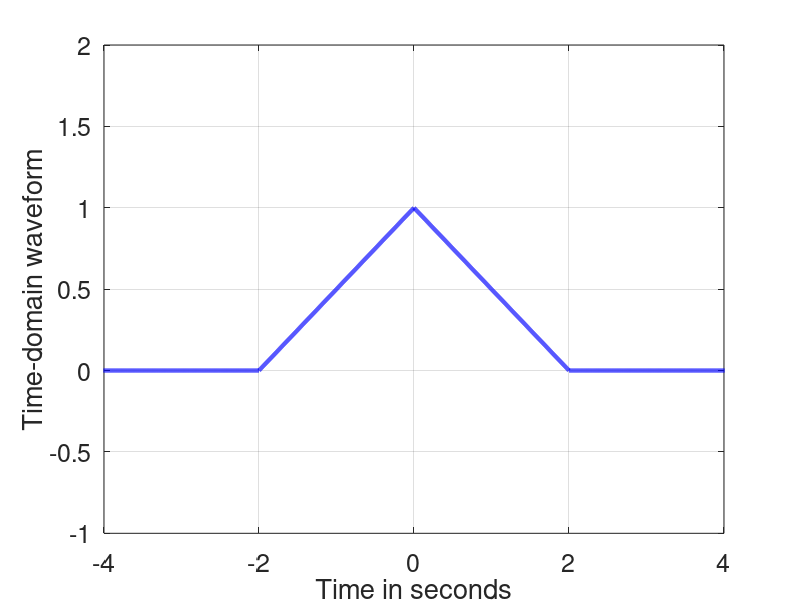

Source code (MATLAB): (Note: this script raises an error after producing the figure.)
clear; close all;
% This script computes the Fourier transform

%% Generate a triangular function of duration T

% Amplitude
A = 1;
% Duration in seconds
T = 2;
% Sampling time in seconds
Ts = 0.001;
% Time duration
durT = 10;

%% Generate time-domain waveform
% Time instants
time_samples = -durT:Ts:durT;
% Generate the triangular function
g = zeros(length(time_samples),1);

for ii = 1:length(time_samples)
    
    if -T <= time_samples(ii) && time_samples(ii) <= 0
        
        g(ii) = A + A/T*time_samples(ii);
        
    elseif 0 < time_samples(ii) && time_samples(ii) <= T
        
        g(ii) = A - A/T*time_samples(ii);
        
    end
    
end

figure(1); hold on; box; grid on;
plot(time_samples,g,'-b','LineWidth',3)
xlabel('Time in seconds')
ylabel('Time-domain waveform')
set(gca,'fontsize',18);
ylim([-1 2])
xlim([-4 4])

%% Compute Fourier Transform

% Sampling frequency in Hz
deltaf = 0.01;
% Frequency interval in Hz
durF = 10;

% Fourier Transform (Simulated)
[G, frequency_samples] = function_Fourier_Transform(g, time_samples, Ts, deltaf, durF);

% Fourier Transform (Exact for a triangular function)
G_theo = A*T*sinc_normalized(frequency_samples*T).^2;

% Plot of the absolute valued of Fourier transform
figure(2); hold on; box; grid on;
plot(frequency_samples, abs(G),'-b','LineWidth',3)
plot(frequency_samples, abs(G_theo),'--r','LineWidth',2)
legend('Numerical','Analytical')
xlabel('Frequency in Hz')
ylabel('Amplitude of Fourier transform')
set(gca,'fontsize',18);
ylim([-0.5 4])
xlim([-durF durF])



% %% Compute Inverse Fourier Transform
% % Fourier Transform
% [g_inv, time_samples] = function_Inverse_Fourier_Transform(G, ...
%     frequency_samples,deltaf, Ts,durT);
% 
% figure(1); hold on; box; grid on;
% plot(time_samples,real(g_inv),'-r','LineWidth',2)
% xlabel('Time in seconds')
% ylabel('Time-domain waveform')
% set(gca,'fontsize',18);
% ylim([-1 2])
% xlim([-4 4])
